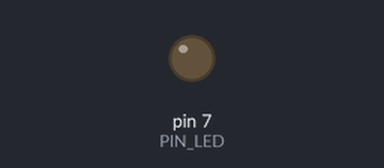
This sketch was run on a simulated Arduino Uno, built with avr-gcc and run on an emulated ATmega328P. Shown: output pins drawn as LEDs (lit = HIGH). What the sketch prints to the serial monitor is not drawn.

Above: at 0.5 s.
At 1.5 s:
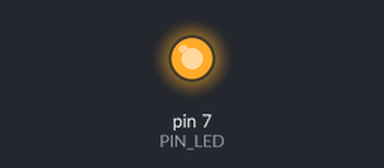
Timing chart, 0 to 3.0 s (numbered marks = the images above):
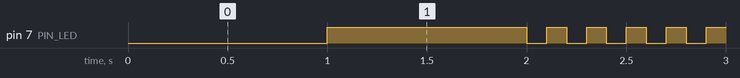

The sketch:

05_practice_2.ino
```cpp
#define PIN_LED 7
unsigned int toggle;

void setup() {
  // put your setup code here, to run once:
  pinMode(PIN_LED, OUTPUT);
  Serial.begin(230400);
  while (!Serial) {
    ;
  }
  Serial.println("Hello World!");

}

void loop() {
  // put your main code here, to run repeatedly:
  int i;
  delay(1000);
  if (toggle != 1) {
    digitalWrite(PIN_LED, 1);
    delay(1000);

    for (i=0; i < 5; ++i) {
    Serial.println(i);
    digitalWrite(PIN_LED, 0);
    delay(100);
    digitalWrite(PIN_LED, 1);
    delay(100);

  }

  }

  toggle = 1;

}
```

Measured:
- by itself, pin 7 (PIN_LED): repeats every 0.20 s: LOW 0.10 s, HIGH 0.10 s, until it stays HIGH from 2.9 s
